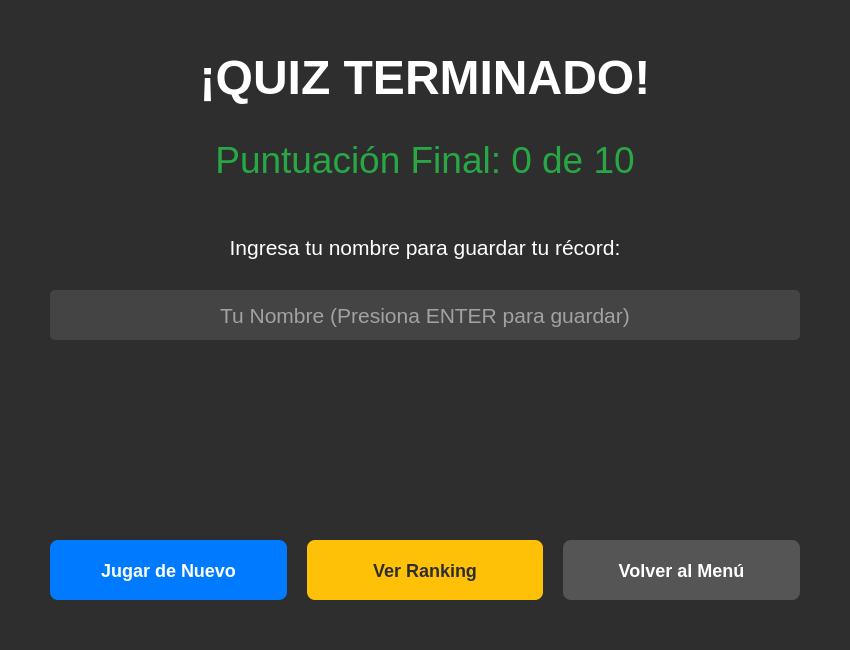
<?xml version="1.0" encoding="UTF-8"?>
<ui version="4.0">
 <class>ResultsView</class>
 <widget class="QWidget" name="ResultsView">
  <property name="geometry">
   <rect>
    <x>0</x>
    <y>0</y>
    <width>850</width>
    <height>650</height>
   </rect>
  </property>
  <property name="windowTitle">
   <string>Resultados del Quiz</string>
  </property>
  <property name="styleSheet">
   <string>QWidget {
	background-color: #2e2e2e;
	color: white;
}
QPushButton {
	padding: 15px;
	font-size: 18px;
	border-radius: 8px;
	font-weight: bold;
}
QPushButton#btn_replay {
	background-color: #007bff;
	color: white;
}
QPushButton#btn_ranking {
	background-color: #ffc107;
	color: #2e2e2e;
}
QPushButton#btn_menu {
	background-color: #555555;
	color: white;
}</string>
  </property>
  <layout class="QVBoxLayout" name="verticalLayout">
   <property name="spacing">
    <number>30</number>
   </property>
   <property name="leftMargin">
    <number>50</number>
   </property>
   <property name="topMargin">
    <number>50</number>
   </property>
   <property name="rightMargin">
    <number>50</number>
   </property>
   <property name="bottomMargin">
    <number>50</number>
   </property>
   <item>
    <widget class="QLabel" name="lbl_title">
     <property name="minimumSize">
      <size>
       <width>0</width>
       <height>50</height>
      </size>
     </property>
     <property name="font">
      <font>
       <pointsize>36</pointsize>
       <bold>true</bold>
      </font>
     </property>
     <property name="text">
      <string>¡QUIZ TERMINADO!</string>
     </property>
     <property name="alignment">
      <set>Qt::AlignCenter</set>
     </property>
    </widget>
   </item>
   <item>
    <widget class="QLabel" name="lbl_score">
     <property name="minimumSize">
      <size>
       <width>0</width>
       <height>50</height>
      </size>
     </property>
     <property name="font">
      <font>
       <pointsize>28</pointsize>
      </font>
     </property>
     <property name="styleSheet">
      <string>color: #28a745;</string>
     </property>
     <property name="text">
      <string>Puntuación Final: 0 de 10</string>
     </property>
     <property name="alignment">
      <set>Qt::AlignCenter</set>
     </property>
    </widget>
   </item>
   <item>
    <spacer name="verticalSpacer_top">
     <property name="orientation">
      <enum>Qt::Vertical</enum>
     </property>
     <property name="sizeType">
      <enum>QSizePolicy::Fixed</enum>
     </property>
     <property name="sizeHint" stdset="0">
      <size>
       <width>20</width>
       <height>20</height>
      </size>
     </property>
    </spacer>
   </item>
   <item>
    <widget class="QLabel" name="lbl_name_prompt">
     <property name="font">
      <font>
       <pointsize>16</pointsize>
      </font>
     </property>
     <property name="text">
      <string>Ingresa tu nombre para guardar tu récord:</string>
     </property>
     <property name="alignment">
      <set>Qt::AlignCenter</set>
     </property>
    </widget>
   </item>
   <item>
    <widget class="QLineEdit" name="txt_player_name">
     <property name="objectName">
      <string>txt_player_name</string>
     </property>
     <property name="minimumSize">
      <size>
       <width>0</width>
       <height>50</height>
      </size>
     </property>
     <property name="font">
      <font>
       <pointsize>16</pointsize>
      </font>
     </property>
     <property name="styleSheet">
      <string>background-color: #444444; color: white; padding: 10px; border-radius: 5px;</string>
     </property>
     <property name="alignment">
      <set>Qt::AlignCenter</set>
     </property>
     <property name="placeholderText">
      <string>Tu Nombre (Presiona ENTER para guardar)</string>
     </property>
    </widget>
   </item>
   <item>
    <spacer name="verticalSpacer_middle">
     <property name="orientation">
      <enum>Qt::Vertical</enum>
     </property>
     <property name="sizeType">
      <enum>QSizePolicy::Expanding</enum>
     </property>
     <property name="sizeHint" stdset="0">
      <size>
       <width>20</width>
       <height>40</height>
      </size>
     </property>
    </spacer>
   </item>
   <item>
    <layout class="QHBoxLayout" name="horizontalLayout">
     <property name="spacing">
      <number>20</number>
     </property>
     <item>
      <widget class="QPushButton" name="btn_replay">
       <property name="objectName">
        <string>btn_replay</string>
       </property>
       <property name="minimumSize">
        <size>
         <width>0</width>
         <height>60</height>
        </size>
       </property>
       <property name="text">
        <string>Jugar de Nuevo</string>
       </property>
      </widget>
     </item>
     <item>
      <widget class="QPushButton" name="btn_ranking">
       <property name="objectName">
        <string>btn_ranking</string>
       </property>
       <property name="minimumSize">
        <size>
         <width>0</width>
         <height>60</height>
        </size>
       </property>
       <property name="text">
        <string>Ver Ranking</string>
       </property>
      </widget>
     </item>
     <item>
      <widget class="QPushButton" name="btn_menu">
       <property name="objectName">
        <string>btn_menu</string>
       </property>
       <property name="minimumSize">
        <size>
         <width>0</width>
         <height>60</height>
        </size>
       </property>
       <property name="text">
        <string>Volver al Menú</string>
       </property>
      </widget>
     </item>
    </layout>
   </item>
  </layout>
 </widget>
 <customwidgets>
  <customwidget>
   <class>QLineEdit</class>
   <extends>QLineEdit</extends>
   <header>PySide6.QtWidgets</header>
  </customwidget>
 </customwidgets>
 <resources/>
 <connections/>
</ui>
